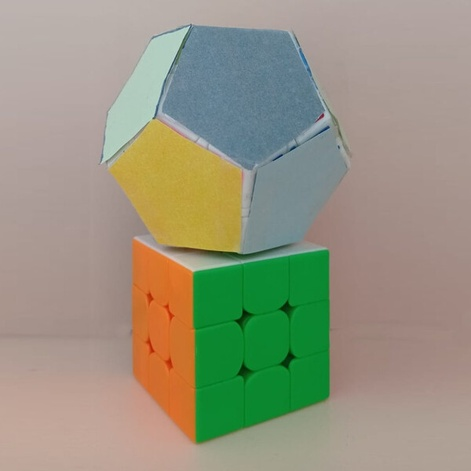
#> input picture points/images/dodecf0.jpg, 471 x 471 px, shrunk from 600 x 600 before the run
$ python sift.py
#> lines starting #> are read from the running program, lines starting #| are printed output that depends on the picture

import os
os.environ["QT_QPA_PLATFORM"] = "offscreen"  # <-- Ajoutez cette ligne
import matplotlib
matplotlib.use('Agg')  # backend non interactif, génère des images sans affichage
import matplotlib.pyplot as plt
import cv2 as cv
# Charger les images en couleur (pas en niveaux de gris)
img1 = cv.imread('../points/images/dodecf0.jpg')  # BGR
#> img1 is the input picture: shape (471, 471, 3); mean B, G, R 128.1, 148.8, 150.6
img2 = cv.imread('../points/images/dodecf1.jpg')  # BGR
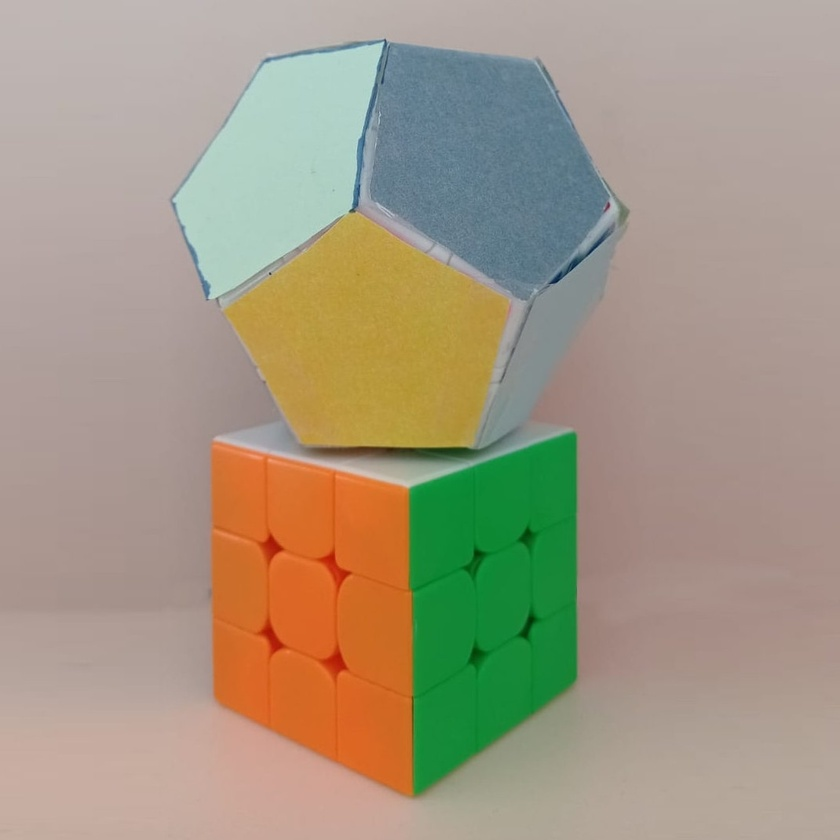
#> input picture points/images/dodecf1.jpg, 840 x 840 px, shrunk from 1070 x 1070 before the run
#> img2 is the input picture: shape (840, 840, 3); mean B, G, R 131.4, 152, 163.1

# Vérification du chargement
if img1 is None or img2 is None:
    print("Erreur de chargement des images.")
    exit()

# Détection SIFT
sift = cv.SIFT_create()
kp1, des1 = sift.detectAndCompute(img1, None)
#> kp1 = 81 keypoints; strongest (x, y, size): (322, 115, 2.2), (294, 148, 2.4), (327, 127, 2.4), (259, 335, 108.6)
kp2, des2 = sift.detectAndCompute(img2, None)
#> kp2 = 159 keypoints; strongest (x, y, size): (352, 211, 3.3), (556, 280, 4.6), (608, 205, 2.8), (574, 263, 5.8)

# Brute-Force Matching + ratio test
bf = cv.BFMatcher()
matches = bf.knnMatch(des1, des2, k=2)
#> matches = 81 matches

# Ratio de Lowe
good_matches = [m for m, n in matches if m.distance < 0.75 * n.distance]
#> good_matches = 19 matches

# Dessiner les correspondances (images couleur)
matched_img = cv.drawMatches(
    img1, kp1, img2, kp2, good_matches, None,
    flags=cv.DrawMatchesFlags_NOT_DRAW_SINGLE_POINTS
)
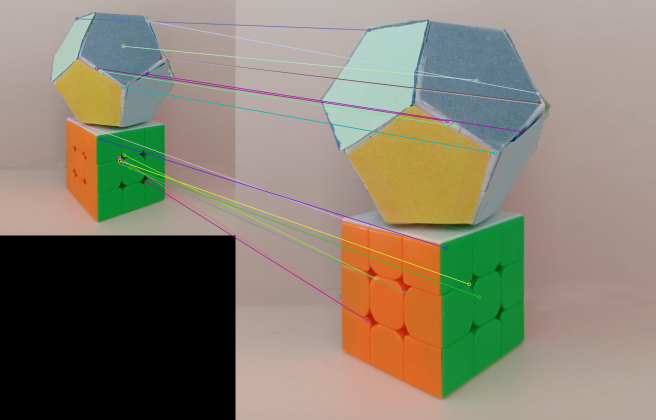
#> matched_img: shape (840, 1311, 3) (shown at 1/2 size); mean B, G, R 110.2, 127.3, 134.6

# Convertir BGR vers RGB pour matplotlib
matched_img_rgb = cv.cvtColor(matched_img, cv.COLOR_BGR2RGB)

# Affichage avec matplotlib
plt.figure(figsize=(12, 6))
plt.imshow(matched_img_rgb)
plt.axis('off')
plt.tight_layout()
# Au lieu de plt.show()
plt.savefig("appariement_sift.png")
print("Image enregistrée dans : appariement_sift.png")
